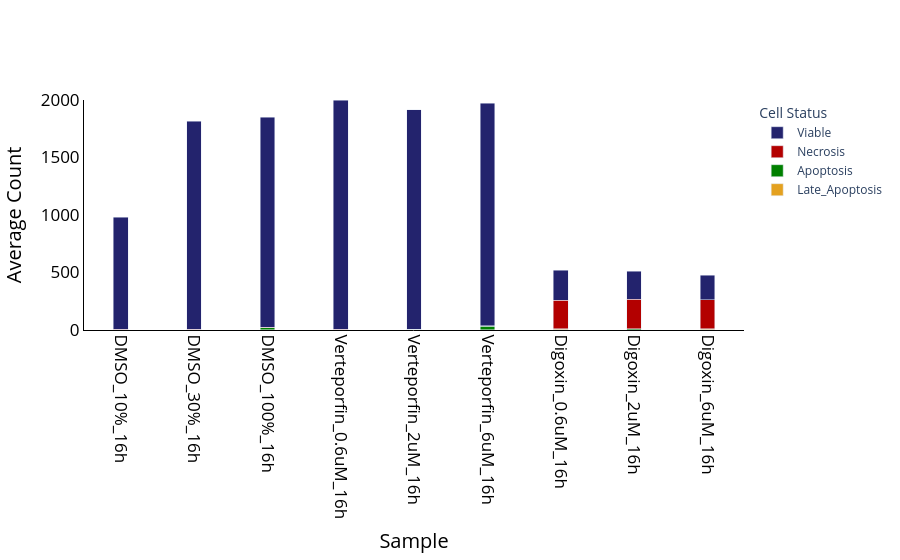

The notebook cell this image was saved under:
### Code cell
ctx.cytotox_count_stacked_bar(
    df_16h,
    cytotox_column="cytotox_group",
    sample_column="Plate format",
    combine_duplicates=True,
    bar_width=0.2
)

### Figure 1 — Plotly figure (JSON) as saved in the notebook; plotly's stock layout.template omitted (floating-point values rounded to 4 significant figures)
{"data": [{"hovertemplate": "<b>%{text}</b><br>Count: %{y}<extra></extra>", "marker": {"color": "#e4a11f"}, "name": "Late_Apoptosis", "type": "bar", "width": 0.2, "x": ["DMSO_10%_16h", "DMSO_30%_16h", "DMSO_100%_16h", "Verteporfin_0.6uM_16h", "Verteporfin_2uM_16h", "Verteporfin_6uM_16h", "Digoxin_0.6uM_16h", "Digoxin_2uM_16h", "Digoxin_6uM_16h"], "y": [1.0, 0.0, 0.5, 1.0, 0.5, 1.5, 5.0, 2.5, 4.5]}, {"hovertemplate": "<b>%{text}</b><br>Count: %{y}<extra></extra>", "marker": {"color": "green"}, "name": "Apoptosis", "type": "bar", "width": 0.2, "x": ["DMSO_10%_16h", "DMSO_30%_16h", "DMSO_100%_16h", "Verteporfin_0.6uM_16h", "Verteporfin_2uM_16h", "Verteporfin_6uM_16h", "Digoxin_0.6uM_16h", "Digoxin_2uM_16h", "Digoxin_6uM_16h"], "y": [1.5, 4.0, 17.5, 1.5, 4.0, 32.0, 7.5, 8.0, 5.5]}, {"hovertemplate": "<b>%{text}</b><br>Count: %{y}<extra></extra>", "marker": {"color": "#b30000"}, "name": "Necrosis", "type": "bar", "width": 0.2, "x": ["DMSO_10%_16h", "DMSO_30%_16h", "DMSO_100%_16h", "Verteporfin_0.6uM_16h", "Verteporfin_2uM_16h", "Verteporfin_6uM_16h", "Digoxin_0.6uM_16h", "Digoxin_2uM_16h", "Digoxin_6uM_16h"], "y": [2.5, 2.0, 7.5, 2.5, 3.0, 4.5, 247.5, 256.5, 251.0]}, {"hovertemplate": "<b>%{text}</b><br>Count: %{y}<extra></extra>", "marker": {"color": "#23236d"}, "name": "Viable", "type": "bar", "width": 0.2, "x": ["DMSO_10%_16h", "DMSO_30%_16h", "DMSO_100%_16h", "Verteporfin_0.6uM_16h", "Verteporfin_2uM_16h", "Verteporfin_6uM_16h", "Digoxin_0.6uM_16h", "Digoxin_2uM_16h", "Digoxin_6uM_16h"], "y": [976.0, 1808.0, 1826.0, 1992.0, 1906.0, 1936.0, 261.5, 243.0, 214.0]}], "layout": {"barmode": "stack", "legend": {"title": {"text": "Cell Status"}}, "paper_bgcolor": "white", "plot_bgcolor": "white", "xaxis": {"linecolor": "black", "linewidth": 1, "mirror": false, "showgrid": false, "showline": true, "tickangle": 90, "tickfont": {"color": "black", "size": 17}, "ticktext": ["DMSO_10%_16h", "DMSO_30%_16h", "DMSO_100%_16h", "Verteporfin_0.6uM_16h", "Verteporfin_2uM_16h", "Verteporfin_6uM_16h", "Digoxin_0.6uM_16h", "Digoxin_2uM_16h", "Digoxin_6uM_16h"], "tickvals": ["DMSO_10%_16h", "DMSO_30%_16h", "DMSO_100%_16h", "Verteporfin_0.6uM_16h", "Verteporfin_2uM_16h", "Verteporfin_6uM_16h", "Digoxin_0.6uM_16h", "Digoxin_2uM_16h", "Digoxin_6uM_16h"], "title": {"font": {"color": "black", "size": 20}, "text": "Sample"}, "type": "category", "zeroline": false}, "yaxis": {"linecolor": "black", "linewidth": 1, "mirror": false, "range": [0, 2000], "showgrid": false, "showline": true, "tickfont": {"color": "black", "size": 17}, "title": {"font": {"color": "black", "size": 20}, "text": "Average Count"}, "zeroline": false}}}
